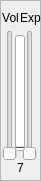
   <widget class="QFrame" name="frame_7">
    <property name="geometry">
     <rect>
      <x>270</x>
      <y>140</y>
      <width>41</width>
      <height>181</height>
     </rect>
    </property>
    <property name="frameShape">
     <enum>QFrame::StyledPanel</enum>
    </property>
    <property name="frameShadow">
     <enum>QFrame::Raised</enum>
    </property>
    <widget class="QSlider" name="MIDI_Expression_7">
     <property name="geometry">
      <rect>
       <x>20</x>
       <y>30</y>
       <width>20</width>
       <height>131</height>
      </rect>
     </property>
     <property name="maximum">
      <number>127</number>
     </property>
     <property name="value">
      <number>0</number>
     </property>
     <property name="orientation">
      <enum>Qt::Vertical</enum>
     </property>
    </widget>
    <widget class="QSlider" name="MIDI_Volume_7">
     <property name="geometry">
      <rect>
       <x>0</x>
       <y>30</y>
       <width>20</width>
       <height>131</height>
      </rect>
     </property>
     <property name="maximum">
      <number>127</number>
     </property>
     <property name="value">
      <number>0</number>
     </property>
     <property name="orientation">
      <enum>Qt::Vertical</enum>
     </property>
    </widget>
    <widget class="QLabel" name="label_23">
     <property name="geometry">
      <rect>
       <x>0</x>
       <y>10</y>
       <width>21</width>
       <height>16</height>
      </rect>
     </property>
     <property name="text">
      <string notr="true">Vol</string>
     </property>
     <property name="alignment">
      <set>Qt::AlignCenter</set>
     </property>
    </widget>
    <widget class="QLabel" name="label_24">
     <property name="geometry">
      <rect>
       <x>20</x>
       <y>10</y>
       <width>21</width>
       <height>16</height>
      </rect>
     </property>
     <property name="text">
      <string notr="true">Exp</string>
     </property>
    </widget>
    <widget class="QLabel" name="label_25">
     <property name="geometry">
      <rect>
       <x>10</x>
       <y>160</y>
       <width>21</width>
       <height>16</height>
      </rect>
     </property>
     <property name="text">
      <string notr="true">7</string>
     </property>
     <property name="alignment">
      <set>Qt::AlignCenter</set>
     </property>
    </widget>
    <widget class="QProgressBar" name="MIDI_VolDisp_7">
     <property name="geometry">
      <rect>
       <x>15</x>
       <y>35</y>
       <width>10</width>
       <height>116</height>
      </rect>
     </property>
     <property name="maximumSize">
      <size>
       <width>10</width>
       <height>16777215</height>
      </size>
     </property>
     <property name="maximum">
      <number>127</number>
     </property>
     <property name="value">
      <number>0</number>
     </property>
     <property name="textVisible">
      <bool>false</bool>
     </property>
     <property name="orientation">
      <enum>Qt::Vertical</enum>
     </property>
    </widget>
   </widget>
